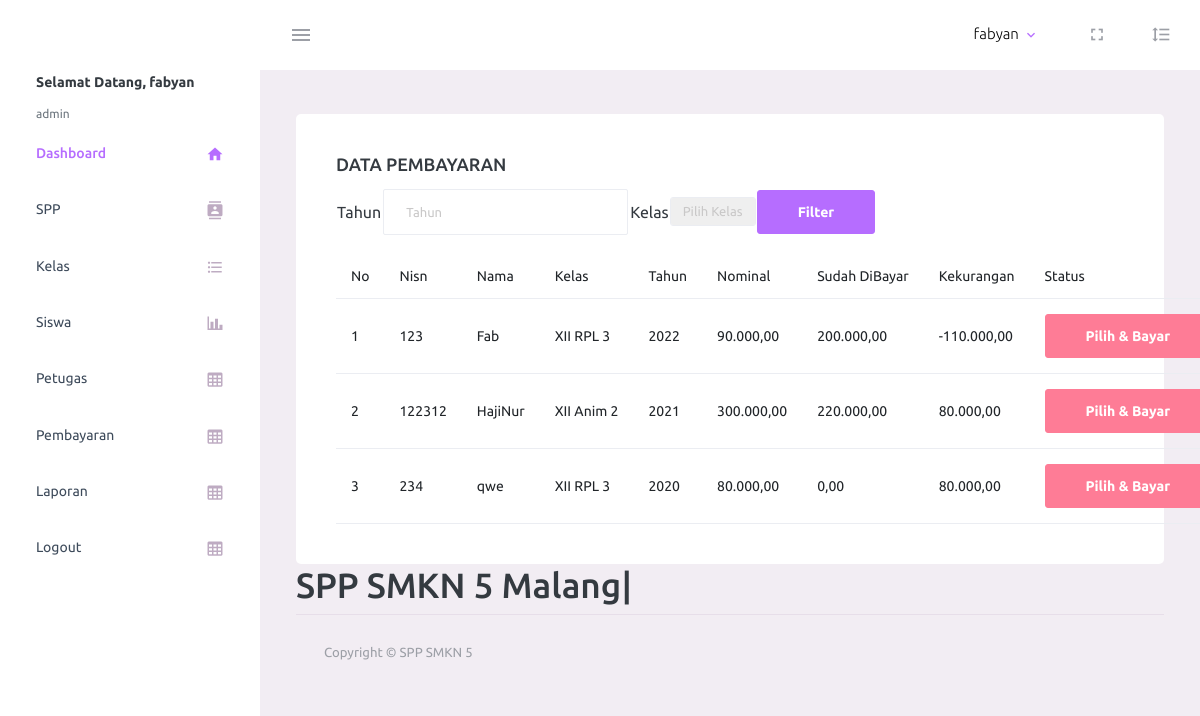
Screenshot of /admin/admin.php?url=pembayaran (signed in) with the database file from the repository.
### tables this page shows
CREATE TABLE `siswa` (
  `nisn` char(10) NOT NULL,
  `nis` char(8) NOT NULL,
  `nama` varchar(35) NOT NULL,
  `id_kelas` int(11) NOT NULL,
  `alamat` text NOT NULL,
  `no_telp` varchar(13) NOT NULL,
  `id_spp` int(11) NOT NULL
);

CREATE TABLE `kelas` (
  `id_kelas` int(11) NOT NULL,
  `nama_kelas` varchar(10) NOT NULL,
  `kompetensi_keahlian` varchar(50) NOT NULL
);

CREATE TABLE `spp` (
  `id_spp` int(11) NOT NULL,
  `tahun` int(11) NOT NULL,
  `nominal` int(11) NOT NULL
);

### admin/pages/pembayaran.php (the view, shortened to what this page needs)
<div class="col-lg-12">
    <div class="card">
        <div class="card-body">
            <h4 class="card-title">DATA PEMBAYARAN</h4>
            <form method="post">
                <table>
                    <tr>
                        <td>Tahun</td>
                        <td> <input type="text" class="form-control" name="tahun" id="exampleInputUsername1" placeholder="Tahun">
                        </td>
                        <td>Kelas</td>
                        <td>
                            <select type="text" class="form-control " name="kelas" required="required">
                                <option value="">Pilih Kelas</option>
                            </select>
                        </td>
                        <td><input type="submit" class="btn btn-primary" name="filter" value="Filter"> </td>
                    </tr>
                </table><br>
            </form>
            <table class="table table-hover">
                <thead>
                    <tr>
                        <td>No</td>
                        <td>Nisn</td>
                        <td>Nama</td>
                        <td>Kelas</td>
                        <td>Tahun</td>
                        <td>Nominal</td>
                        <td>Sudah DiBayar</td>
                        <td>Kekurangan</td>
                        <td>Status</td>
                    </tr>
                </thead>
                <tbody>
                    <?php
                    include '../koneksi.php';
                    $no = 1;
                    if (isset($_POST['filter'])) {
                        $tahun = mysqli_real_escape_string($koneksi, $_POST['tahun']);
                        $kelas = mysqli_real_escape_string($koneksi, $_POST['kelas']);
                        $sql = "SELECT * FROM siswa,spp,kelas WHERE siswa.id_kelas=kelas.id_kelas AND siswa.id_spp=spp.id_spp and spp.tahun='$tahun' and kelas.id_kelas='$kelas' ORDER by nama ASC;";
                    } else {
                        $sql = "SELECT * FROM siswa,spp,kelas WHERE siswa.id_kelas=kelas.id_kelas AND siswa.id_spp=spp.id_spp ORDER by nama ASC";
                    }
                    $query = mysqli_query($koneksi, $sql);
                    foreach ($query as $data) {
                        $data_pembayaran = mysqli_query($koneksi, "SELECT SUM(jumlah_bayar) as jumlah_bayar FROM pembayaran WHERE nisn='$data[nisn]'");
                        $data_pembayaran = mysqli_fetch_array($data_pembayaran);
                        $sudah_bayar = $data_pembayaran['jumlah_bayar'];
                        $kekurangan = $data['nominal'] - $data_pembayaran['jumlah_bayar'];
                    ?>
                        <tr>
                            <td><?= $no++; ?></td>
                            <td><?= $data['nisn'] ?></td>
                            <td><?= $data['nama'] ?></td>
                            <td><?= $data['nama_kelas'] ?></td>
                            <td><?= $data['tahun'] ?></td>
                            <td><?= number_format($data['nominal'], 2, ',', '.'); ?></td>
                            <td><?= number_format($sudah_bayar, 2, ',', '.'); ?></td>
                            <td><?= number_format($kekurangan, 2, ',', '.'); ?></td>
                            <td>
                                <?php
                                if ($kekurangan == 0) {
                                    echo "<span class='badge text-bg-success'> Sudah Lunas </span>";
                                } else { ?>
                                    <a href="?url=tambah-pembayaran&nisn=<?= $data['nisn'] ?>&kekurangan=<?= $kekurangan ?>" class="btn btn-danger"> Pilih & Bayar</a>
                                <?php } ?>
                            </td>
                        </tr>
                    <?php } ?>
                </tbody>
            </table>
        </div>
    </div>
</div>

### rows the page displays
siswa: nisn "123", nama "Fab", id_kelas.nama_kelas "XII RPL 3", id_spp.tahun "2022", id_spp.nominal "90.000,00", sudah_bayar "200.000,00", kekurangan "-110.000,00"
siswa: nisn "122312", nama "HajiNur", id_kelas.nama_kelas "XII Anim 2", id_spp.tahun "2021", id_spp.nominal "300.000,00", sudah_bayar "220.000,00", kekurangan "80.000,00"
siswa: nisn "234", nama "qwe", id_kelas.nama_kelas "XII RPL 3", id_spp.tahun "2020", id_spp.nominal "80.000,00", sudah_bayar "0,00", kekurangan "80.000,00"

### other values shown
$_SESSION['nama_petugas'] "fabyan"
$_SESSION['level'] "admin"
